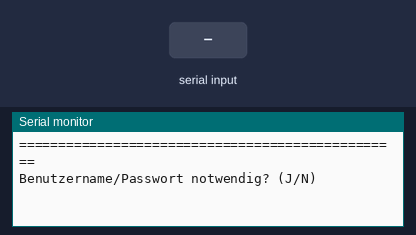
Recording of a sketch running on a simulated ESP32. Parts: the last lines printed to the serial monitor. Inputs (shaded band) come from the test bench. WiFi joins after 1.5 s; servers stay silent unless stated.

Above: at 2.9 s.
3.0 s: "J\n" received over Serial
At 3.4 s:
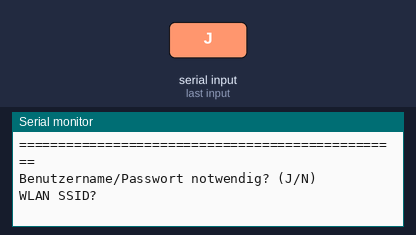
4.5 s: "1\n" received over Serial
At 5.7 s:
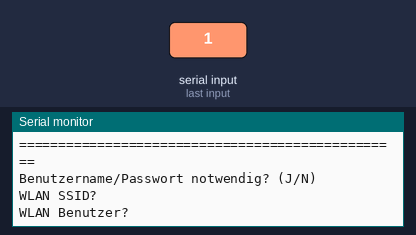
6.0 s: "0\n" received over Serial
At 6.8 s:
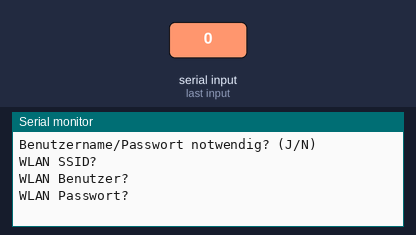
7.5 s: "2\n" received over Serial
At 10.7 s:
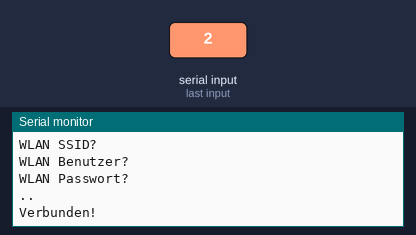

The sketch:

4-SerialInputWifi.ino
```cpp
/**
 * Beispiel für Strings: Benutzereingabe von serieller Konsole einlesen
 * ====================================================================
 *
 * Dieses Beispiel zeigt eine nützliche Anwendung von C-Strings in unserer Vorlesung.
 * Wir bauen eine Funktion, mit der wir Benutzereingaben über die serielle Konsole
 * empfangen können, um beispielsweise nach dem WLAN-Kennwort zu fragen.
 *
 * Gleichzeitig zeigt das Beispiel, wie sich der ESP32 mit einem privaten (geteilter
 * Schlüssel) oder Enterprise-WLAN (Benutzername/Passwort) verbinden kann.
 */

#include <WiFi.h>


String serial_input(const char* prompt) {
  String result = {};

  Serial.print(prompt);

  while (result.length() == 0) {
    result = Serial.readStringUntil('\n');
    result.trim();
  }

  return result;
}


void setup() {
  delay(2000);
  Serial.begin(115200);
  Serial.print("\n=================================================\n");

  WiFi.mode(WIFI_STA);
  WiFi.disconnect();
  delay(100);

  String enterprise_wlan = serial_input("Benutzername/Passwort notwendig? (J/N)\n");
  enterprise_wlan.toUpperCase();  // Schlechtes API-Design: toUpperCase() gibt void zurück!

  if (enterprise_wlan.equals("J")) {
    String ssid = serial_input("WLAN SSID?\n");
    String user = serial_input("WLAN Benutzer?\n");
    String pswd = serial_input("WLAN Passwort?\n");

    WiFi.begin(ssid, WPA2_AUTH_PEAP, user, user, pswd);
  } else {
    String ssid = serial_input("WLAN SSID?\n");
    String psk  = serial_input("WLAN PSK?\n");

    WiFi.begin(ssid, psk);
  }

  while (WiFi.status() != WL_CONNECTED) {
    Serial.print(".");
    delay(1000);
  }

  Serial.println("\nVerbunden!");
}


void loop() {
}
```

Measured:
- after the input at 3.0 s, the serial monitor: prints a new line at once (image 1)
- after the input at 4.5 s, the serial monitor: prints a new line at once (image 2)
- after the input at 6.0 s, the serial monitor: prints a new line at once (image 3)
- after the input at 7.5 s, the serial monitor: prints a new line at once (image 4)
